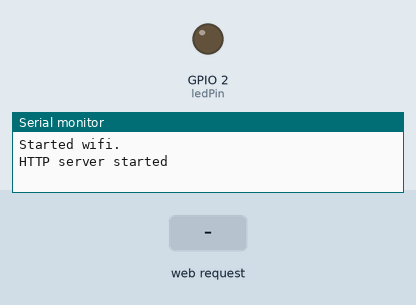
This sketch was run on a simulated ESP8266 (NodeMCU). Shown: output pins drawn as LEDs (lit = HIGH), the last lines printed to the serial monitor. Dashed ring = blinking. Inputs (shaded band) come from the test bench.

Above: at 1.2 s.
1.3 s: HTTP request GET /msg?msg=120 received
At 1.61 s:
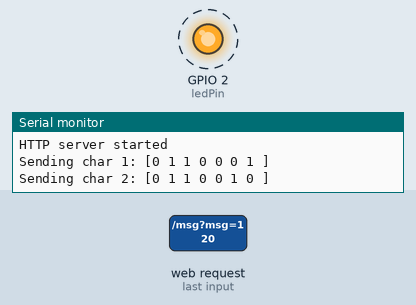
3.3 s: HTTP request GET / received
Timing chart, 0 to 6.3 s (numbered marks = the images above; inputs shaded):
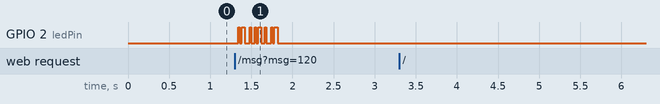

Measured:
- after the input at 1.3 s, GPIO 2 (ledPin): alternates HIGH for 0.02 s and LOW for 0.04 s, 16 changes in all, then stays LOW, starting at once

The sketch:

sender.ino
```cpp
#include <ESP8266WiFi.h>
#include <ESP8266WebServer.h>

const char* ssid = "LAZERS";
const char* password = "12345678";
const int input_pin = 2;
const int output_pin = 0;

const int ledPin = 2;
const int data_size = 7;
const int wait_between_signal = 20;
const int repeat = 1;

IPAddress apIP(192, 168, 1, 1);
ESP8266WebServer server(80);

void handleRoot() {
  Serial.println("Handling root");
  String message = "LAZERS!!!!1<br />";
  message += "<form method='post' action='/msg' >";
  message += "    <textarea name=msg></textarea>";
  message += "    <input type=submit value='Submit' />";
  message += "</form>";
  server.send(200, "text/html", message);
}

void handleMsg() {
  String msg = server.arg("msg");

  for (int i=0; i<msg.length(); i++)
    sendChar(msg.charAt(i));

  server.send(200, "text/plain", "Message Sent!");
}

void handleNotFound(){
  Serial.println("Handling 404");
  String message = "File Not Found\n\n";
  message += "URI: ";
  message += server.uri();
  message += "\nMethod: ";
  message += (server.method() == HTTP_GET)?"GET":"POST";
  message += "\nArguments: ";
  message += server.args();
  message += "\n";
  for (uint8_t i=0; i<server.args(); i++){
    message += " " + server.argName(i) + ": " + server.arg(i) + "\n";
  }
  server.send(404, "text/html", message);
}

void setup() {
  Serial.begin(115200);
  pinMode(ledPin, OUTPUT);
  digitalWrite(ledPin, LOW);

  WiFi.mode(WIFI_AP);
  WiFi.softAPConfig(apIP, apIP, IPAddress(255, 255, 255, 0));
  WiFi.softAP(ssid, password);
  Serial.println("Started wifi.");

  server.on("/", handleRoot);
  server.on("/msg", handleMsg);
  server.onNotFound(handleNotFound);

  server.begin();
  Serial.println("HTTP server started");
}

void sendChar(char c) {
  digitalWrite(ledPin, LOW);
  delay(wait_between_signal*2);
  digitalWrite(ledPin, HIGH);
  delay(wait_between_signal);

  int data[7] = {0,0,0,0,0,0,0};
  int r = c;
  if (r < 0) r = 0;
  if (r > 127) r = 127;

  int d = 6;
  while (r > 0) {
    data[d] = r%2;
    r/=2;
    d--;
  }

  Serial.print("Sending char ");
  Serial.print(c);
  Serial.print(": [");

  //data
  for (int i=0; i<7; i++) {
      Serial.print(data[i]);
      Serial.print(" ");
      digitalWrite(ledPin, data[i]);
      delay(wait_between_signal);
  }
  Serial.println("]");

  digitalWrite(ledPin, LOW);
}

void loop() {
  server.handleClient();
}
```
